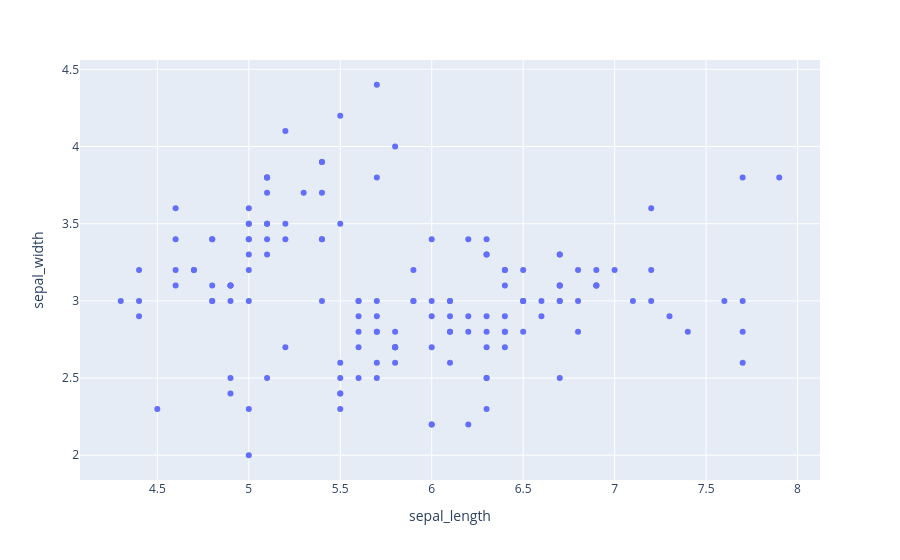

Notebook code cell kept with this figure:
### Code cell
import plotly.express as px

df=px.data.iris()
# scatter plot
fig = px.scatter(df, x='sepal_length', y='sepal_width')
fig.show()

### Figure 1 — Plotly figure (JSON) as saved in the notebook; plotly's stock layout.template omitted (floating-point values rounded to 4 significant figures; data arrays with more than 128 entries replaced by an {"elided": "..."} marker saying what was removed)
{"data": [{"hovertemplate": "sepal_length=%{x}<br>sepal_width=%{y}<extra></extra>", "legendgroup": "", "marker": {"color": "#636efa", "symbol": "circle"}, "mode": "markers", "name": "", "orientation": "v", "showlegend": false, "type": "scatter", "x": {"elided": "150 float values"}, "xaxis": "x", "y": {"elided": "150 float values"}, "yaxis": "y"}], "layout": {"legend": {"tracegroupgap": 0}, "margin": {"t": 60}, "xaxis": {"anchor": "y", "domain": [0, 1], "title": {"text": "sepal_length"}}, "yaxis": {"anchor": "x", "domain": [0, 1], "title": {"text": "sepal_width"}}}}
